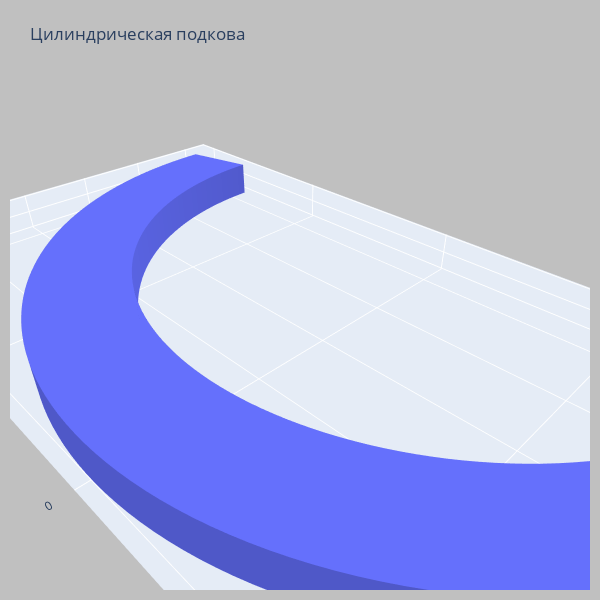

This figure's notebook cell:
### Code cell
x, y, z = get_xyz(nt=100, r_outter = 10, r_inner = 8)
i, j, k = get_ijk(nt=100)

plot(x, y, z, i, j, k)

### Figure 1 — Plotly figure (JSON) as saved in the notebook; plotly's stock layout.template omitted (floating-point values rounded to 4 significant figures; data arrays with more than 128 entries replaced by an {"elided": "..."} marker saying what was removed)
{"data": [{"flatshading": true, "i": {"elided": "796 int values"}, "j": {"elided": "796 int values"}, "k": {"elided": "796 int values"}, "name": "y", "showscale": false, "type": "mesh3d", "x": {"elided": "400 float values"}, "y": {"elided": "400 float values"}, "z": {"elided": "400 int values"}}], "layout": {"autosize": false, "height": 600, "margin": {"b": 10, "l": 10, "pad": 5, "r": 10, "t": 80}, "paper_bgcolor": "silver", "scene": {"aspectmode": "data"}, "title": {"text": "Цилиндрическая подкова"}, "width": 600}}
